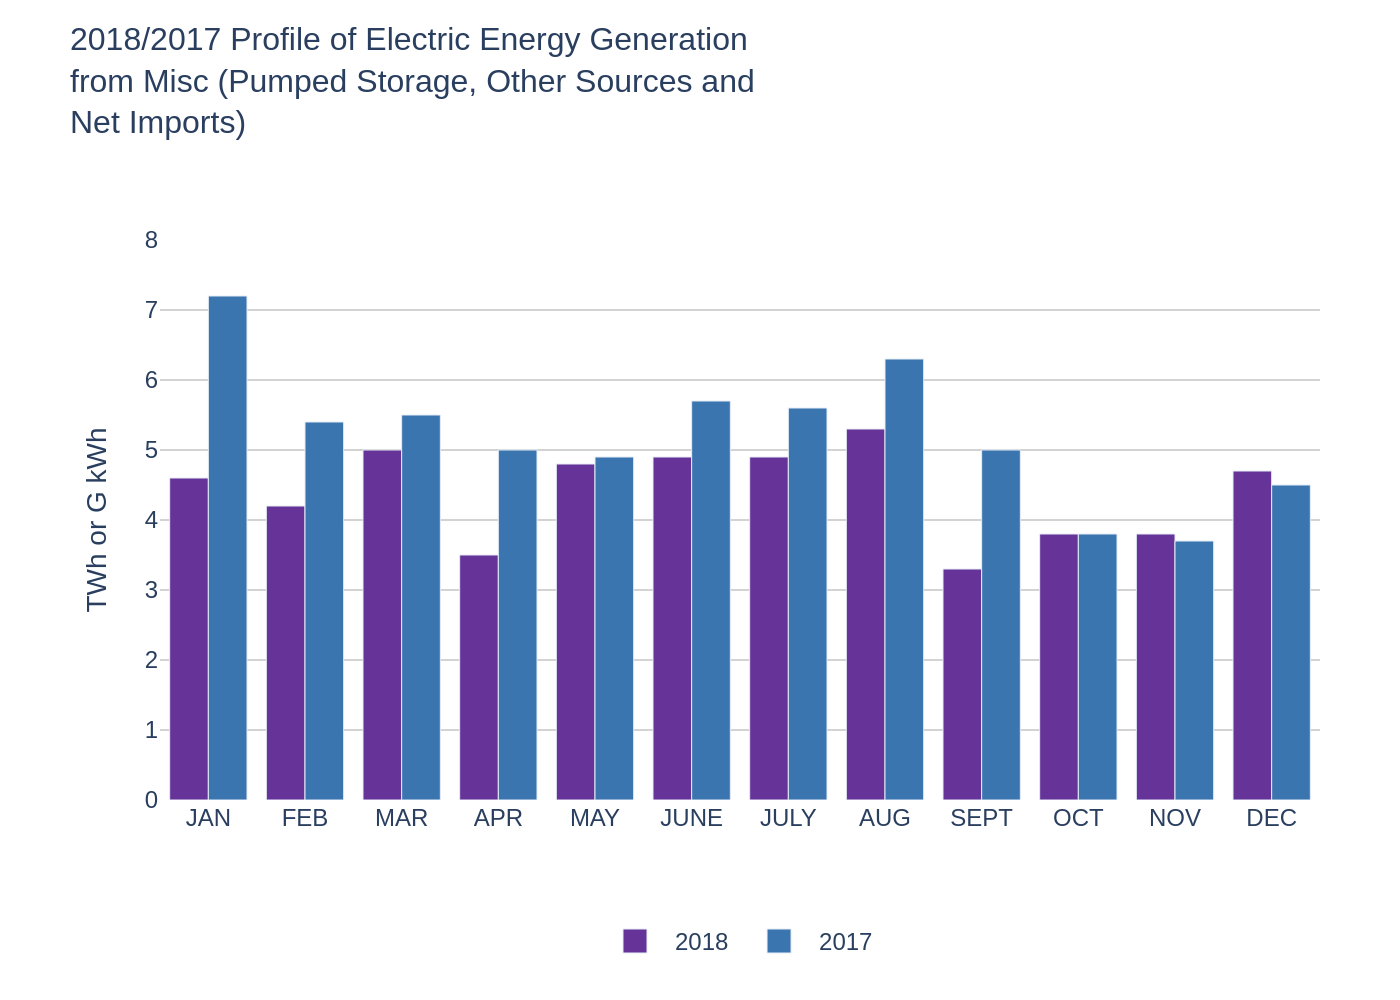

This figure's Python source:
import sys
import json
import plotly.graph_objects as go

# Check for command-line argument
if len(sys.argv) != 2:
    print("Usage: python script.py <path_to_json_file>")
    sys.exit(1)

# Get JSON file path from command-line argument
json_file_path = sys.argv[1]

# Derive output image filename from JSON filename
if json_file_path.endswith('.json'):
    output_filename = json_file_path[:-5] + '.png'
else:
    output_filename = json_file_path + '.png'

# Load data from JSON file
try:
    with open(json_file_path, 'r', encoding='utf-8') as f:
        chart_info = json.load(f)
except FileNotFoundError:
    print(f"Error: JSON file not found at '{json_file_path}'")
    sys.exit(1)
except json.JSONDecodeError:
    print(f"Error: Could not decode JSON from '{json_file_path}'")
    sys.exit(1)

# Extract data from the loaded JSON
chart_data = chart_info.get('chart_data', {})
texts = chart_info.get('texts', {})
colors = chart_info.get('colors', [])
categories = chart_data.get('categories', [])
series_data = chart_data.get('series', [])

# Create the figure
fig = go.Figure()

# Add a trace for each data series
for i, series in enumerate(series_data):
    fig.add_trace(go.Bar(
        x=categories,
        y=series.get('data', []),
        name=series.get('name', ''),
        marker_color=colors[i % len(colors)] if colors else None
    ))

# Update layout for styling and text
fig.update_layout(
    barmode='group',
    title=dict(
        text=texts.get('title'),
        x=0.05,
        y=0.95,
        xanchor='left',
        yanchor='top',
        font=dict(size=16)
    ),
    xaxis=dict(
        title_text=texts.get('x_axis_title'),
        tickfont=dict(size=12)
    ),
    yaxis=dict(
        title_text=texts.get('y_axis_title'),
        range=[0, 8],
        dtick=1,
        gridcolor='lightgrey'
    ),
    legend=dict(
        orientation="h",
        yanchor="top",
        y=-0.2,
        xanchor="center",
        x=0.5
    ),
    font=dict(
        family="Arial"
    ),
    plot_bgcolor='white',
    margin=dict(l=80, r=40, t=120, b=100)
)

# Save the figure as a PNG image
try:
    fig.write_image(output_filename, scale=2)
    print(f"Chart saved to {output_filename}")
except Exception as e:
    print(f"Error writing image file: {e}")
    sys.exit(1)
